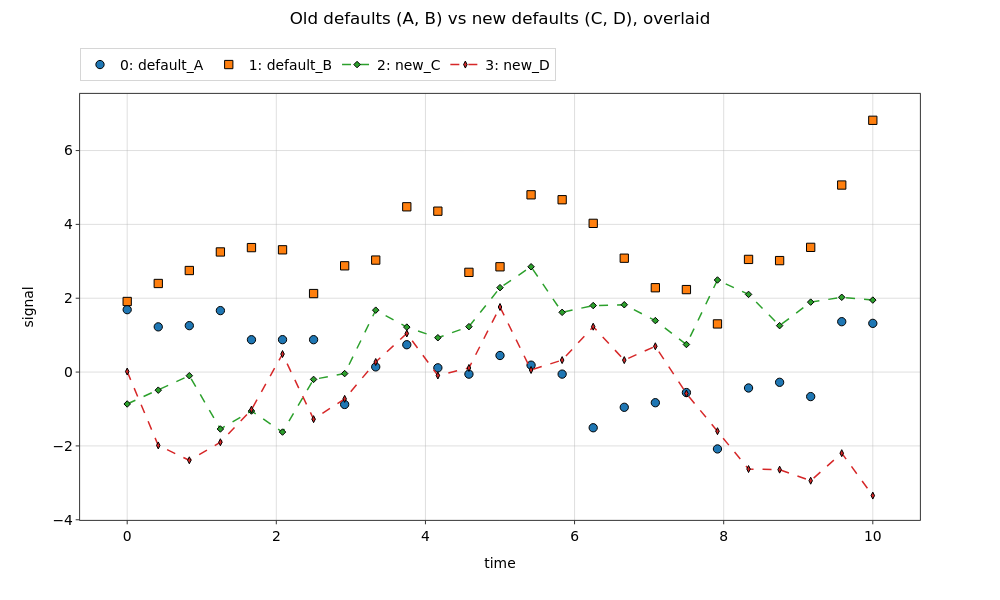

This figure's notebook cell:
### Markdown cell above
Overlaying all four shows it directly — A & B are big solid markers (old
defaults), C & D are small dashed lines (new defaults):

### Code cell
nb.plot(x='time', y='signal',
        suptitle='Old defaults (A, B) vs new defaults (C, D), overlaid',
        figsize=(10, 6))

### Figure 1 — Plotly figure (JSON) as saved in the notebook; plotly's stock layout.template omitted (floating-point values rounded to 4 significant figures)
{"data": [{"hovertemplate": "<b><u>Set: 0</u></b><br><b>default_A</b><br>time: %{x:.2f}<br>signal: %{y:.2f}<extra></extra>", "legendgroup": "group_0", "legendrank": 1000, "line": {"color": "#1f77b4", "width": 2}, "marker": {"color": "#1f77b4", "line": {"color": "black", "width": 1}, "size": 8.3, "symbol": "circle"}, "mode": "markers", "name": "0: default_A", "opacity": 1, "showlegend": true, "type": "scatter", "x": [0.0, 0.4167, 0.8333, 1.25, 1.667, 2.083, 2.5, 2.917, 3.333, 3.75, 4.167, 4.583, 5.0, 5.417, 5.833, 6.25, 6.667, 7.083, 7.5, 7.917, 8.333, 8.75, 9.167, 9.583, 10.0], "xaxis": "x", "y": [1.691, 1.225, 1.257, 1.665, 0.876, 0.8781, 0.8772, -0.8775, 0.1401, 0.7406, 0.1152, -0.05637, 0.4489, 0.1876, -0.05517, -1.508, -0.9538, -0.83, -0.5555, -2.082, -0.4313, -0.277, -0.6641, 1.365, 1.32], "yaxis": "y"}, {"hovertemplate": "<b><u>Set: 1</u></b><br><b>default_B</b><br>time: %{x:.2f}<br>signal: %{y:.2f}<extra></extra>", "legendgroup": "group_1", "legendrank": 1001, "line": {"color": "#ff7f0e", "width": 2}, "marker": {"color": "#ff7f0e", "line": {"color": "black", "width": 1}, "size": 8.3, "symbol": "square"}, "mode": "markers", "name": "1: default_B", "opacity": 1, "showlegend": true, "type": "scatter", "x": [0.0, 0.4167, 0.8333, 1.25, 1.667, 2.083, 2.5, 2.917, 3.333, 3.75, 4.167, 4.583, 5.0, 5.417, 5.833, 6.25, 6.667, 7.083, 7.5, 7.917, 8.333, 8.75, 9.167, 9.583, 10.0], "xaxis": "x", "y": [1.912, 2.399, 2.751, 3.253, 3.371, 3.311, 2.127, 2.878, 3.033, 4.476, 4.358, 2.701, 2.852, 4.801, 4.668, 4.028, 3.084, 2.284, 2.234, 1.304, 3.052, 3.019, 3.378, 5.066, 6.819], "yaxis": "y"}, {"hovertemplate": "<b><u>Set: 2</u></b><br><b>new_C</b><br>time: %{x:.2f}<br>signal: %{y:.2f}<extra></extra>", "legendgroup": "group_2", "legendrank": 1002, "line": {"color": "#2ca02c", "dash": "dash", "width": 1.5}, "marker": {"color": "#2ca02c", "line": {"color": "black", "width": 1}, "size": 5, "symbol": "diamond"}, "mode": "lines+markers", "name": "2: new_C", "opacity": 1, "showlegend": true, "type": "scatter", "x": [0.0, 0.4167, 0.8333, 1.25, 1.667, 2.083, 2.5, 2.917, 3.333, 3.75, 4.167, 4.583, 5.0, 5.417, 5.833, 6.25, 6.667, 7.083, 7.5, 7.917, 8.333, 8.75, 9.167, 9.583, 10.0], "xaxis": "x", "y": [-0.8645, -0.4901, -0.09857, -1.542, -1.055, -1.625, -0.1981, -0.04127, 1.676, 1.218, 0.9304, 1.23, 2.286, 2.852, 1.618, 1.801, 1.824, 1.395, 0.7464, 2.494, 2.104, 1.258, 1.895, 2.025, 1.95], "yaxis": "y"}, {"hovertemplate": "<b><u>Set: 3</u></b><br><b>new_D</b><br>time: %{x:.2f}<br>signal: %{y:.2f}<extra></extra>", "legendgroup": "group_3", "legendrank": 1003, "line": {"color": "#d62728", "dash": "dash", "width": 1.5}, "marker": {"color": "#d62728", "line": {"color": "black", "width": 1}, "size": 5, "symbol": "diamond-tall"}, "mode": "lines+markers", "name": "3: new_D", "opacity": 1, "showlegend": true, "type": "scatter", "x": [0.0, 0.4167, 0.8333, 1.25, 1.667, 2.083, 2.5, 2.917, 3.333, 3.75, 4.167, 4.583, 5.0, 5.417, 5.833, 6.25, 6.667, 7.083, 7.5, 7.917, 8.333, 8.75, 9.167, 9.583, 10.0], "xaxis": "x", "y": [0.01449, -1.987, -2.39, -1.901, -1.017, 0.4889, -1.276, -0.7253, 0.2727, 1.045, -0.09278, 0.1107, 1.762, 0.0568, 0.3248, 1.229, 0.3238, 0.6985, -0.5808, -1.601, -2.627, -2.643, -2.942, -2.196, -3.345], "yaxis": "y"}], "layout": {"height": 600, "hoverlabel": {"font": {"size": 13.9}}, "legend": {"font": {"size": 13.9}, "orientation": "h", "x": 0, "xanchor": "left", "y": 0.9196, "yanchor": "top", "yref": "container"}, "margin": {"r": 80, "t": 86.22}, "meta": {"uc_legend_rows": 1}, "showlegend": true, "title": {"font": {"size": 16.7}, "text": "Old defaults (A, B) vs new defaults (C, D), overlaid", "x": 0.5, "xanchor": "center", "y": 0.98, "yanchor": "top", "yref": "container"}, "width": 1000, "xaxis": {"anchor": "y", "domain": [0, 1], "tickfont": {"size": 13.9}, "title": {"font": {"size": 13.9}, "standoff": 15, "text": "time"}}, "yaxis": {"anchor": "x", "domain": [0, 1], "tickfont": {"size": 13.9}, "title": {"font": {"size": 13.9}, "standoff": 15, "text": "signal"}}}}
